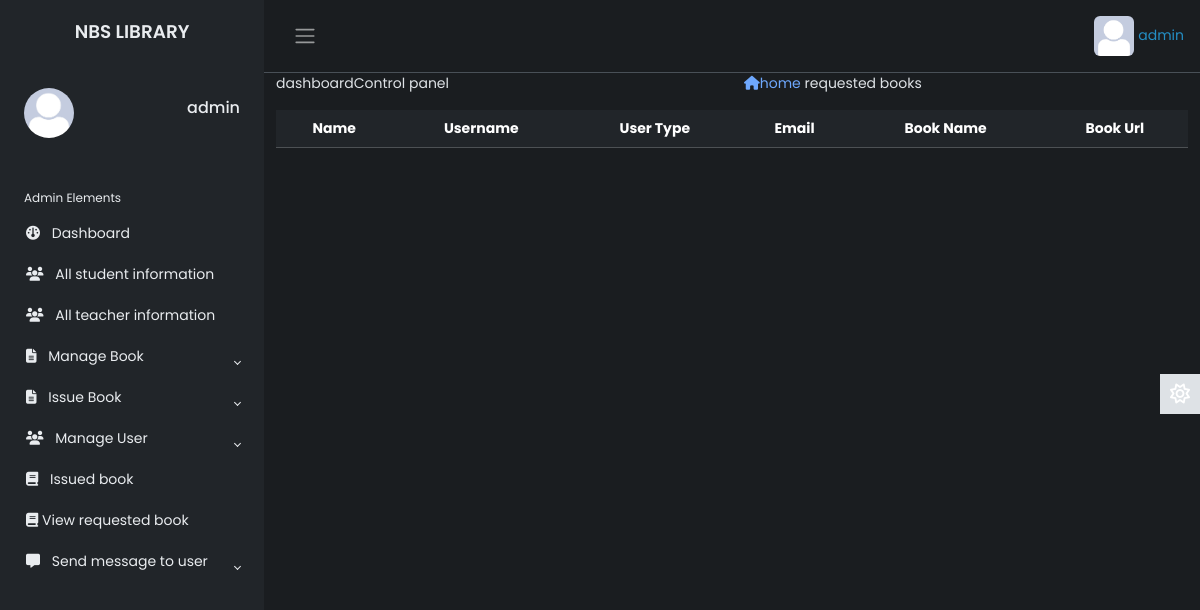
Page /Source/librarian/requested-books.php (signed in) on the earlier database version.
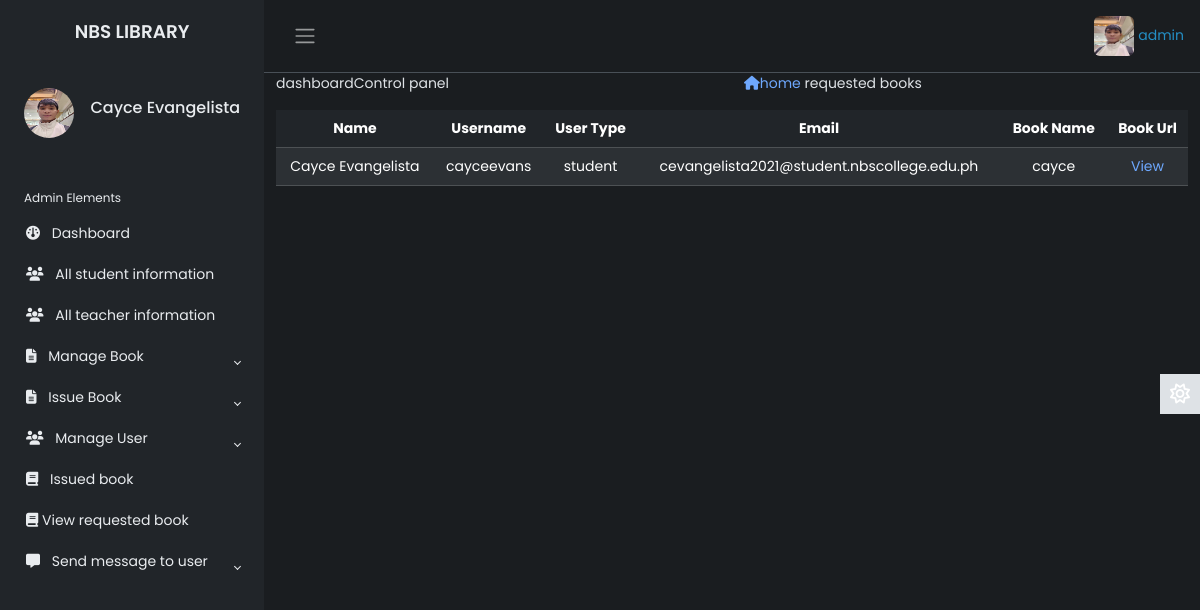
Same page on the later database version.
### tables this page shows
CREATE TABLE `lib_registration` (
  `id` int(2) NOT NULL,
  `name` varchar(50) NOT NULL,
  `username` varchar(20) NOT NULL,
  `password` varchar(20) NOT NULL,
  `email` varchar(50) NOT NULL,
  `phone` varchar(20) NOT NULL,
  `address` varchar(100) NOT NULL,
  `photo` varchar(500) NOT NULL,
  `status` varchar(7) NOT NULL
);

CREATE TABLE `request_books` (
  `id` int(10) NOT NULL,
  `name` varchar(50) NOT NULL,
  `username` varchar(50) NOT NULL,
  `email` varchar(50) NOT NULL,
  `utype` varchar(10) NOT NULL,
  `bname` varchar(50) NOT NULL,
  `burl` varchar(500) NOT NULL,
  `read1` varchar(3) NOT NULL
);

### Source/librarian/requested-books.php (the view, shortened to what the changed rows need)
       <?php
   include 'inc/header.php';
   include 'inc/connection.php';
   mysqli_query($link,"update request_books set read1='yes'");
?>
<div class="dashboard-content">
	<div class="dashboard-header">
		<div class="container">
			<div class="issued-content">
				<div class="row">
					<div class="col-md-12">
						<div class="rbook-info status">
							<table id="dtBasicExample" class="table  table-striped table-dark text-center">
								<thead>
									<tr>
										<th>Name</th>
										<th>Username</th>
										<th>User Type</th>
										<th>Email</th>
										<th>Book Name</th>
										<th>Book Url</th>
									</tr>
								</thead>
								<tbody>
                                   <?php
                                       $res= mysqli_query($link, "select * from request_books ORDER BY id DESC");
                                       while ($row=mysqli_fetch_array($res)) {
                                           $burl = $row['burl'];
                                           echo "<tr>";
                                           echo "<td>"; echo $row["name"]; echo "</td>";
                                           echo "<td>"; echo $row["username"]; echo "</td>";
                                           echo "<td>"; echo $row["utype"]; echo "</td>";
                                           echo "<td>"; echo $row["email"]; echo "</td>";
                                           echo "<td>"; echo $row["bname"]; echo "</td>";
                                           echo "<td>";
                                           ?><a href="<?php echo $burl; ?>" target="_blank">View</a><?php
                                           echo "</td>";
                                           echo "</tr>";
                                       }
                                   ?>
                                   </tbody>
							</table>
						</div>
					</div>
				</div>
			</div>
		</div>
	</div>
</div>
<?php
include 'inc/footer.php';
?>

### Source/librarian/inc/header.php (shortened to what the changed rows need)
<?php
    include 'inc/connection.php';
 ?>
<!DOCTYPE html>
<html lang="en" data-bs-theme="dark">
<head>
    <link rel="stylesheet" href="https://cdn.jsdelivr.net/npm/bootstrap@5.3.0-alpha2/dist/css/bootstrap.min.css">
    <link href="https://cdn.jsdelivr.net/npm/bootstrap@5.3.3/dist/css/bootstrap.min.css" rel="stylesheet">
    <link rel="stylesheet" href="inc/css/custom1.css">
    <link rel="stylesheet" href="inc/css/animate.css">
</head>
<body>
    <div class="wrapper">
    <aside id="sidebar" class="js-sidebar">
            <div class="h-100">
                <ul class="sidebar-nav">
                    <li class="sidebar-header">
                        <span>
                        <?php
                            $res = mysqli_query($link, "select * from lib_registration where username='".$_SESSION['username']."'");
                            while ($row = mysqli_fetch_array($res)){
                                ?><img src="<?php echo $row["photo"]; ?> " height="50px" width="50px" alt="something wrong" class="rounded-circle"></a> <?php
                            }
                        ?>
                        </span>
                        <h6 style="float: right; margin-top: 10px;">
							<?php
								$res = mysqli_query($link, "select * from lib_registration where username='".$_SESSION['username']."'");
								while ($row = mysqli_fetch_array($res)){
								$name  =  $row["name"];
								echo $name;
								}
							?>
            			</h6>
                    </li>
                    <br>
                </ul>
            </div>
        </aside>
        <div class="main">
            <nav class="navbar navbar-expand px-3 border-bottom">
                <div class="navbar-collapse navbar">
                    <ul class="navbar-nav">
                        <li class="nav-item dropdown">
								<?php
                                     $res = mysqli_query($link, "select * from lib_registration where username='".$_SESSION['username']."'");
                                     while ($row = mysqli_fetch_array($res)){
                                         ?><a href="#" data-bs-toggle="dropdown" class="nav-icon pe-md-0"><img src="<?php echo $row["photo"]; ?>" alt=""class="avatar img-fluid rounded"> <span style="color:#248fc5"><?php echo $_SESSION["username"]; ?></span></a> <?php
                                     }
                                ?>
                        </li>
                    </ul>
                </div>
            </nav>
</body>
</html>

Differences in the rows shown:
changed lib_registration: photo: a different picture; name "admin" → "Cayce Evangelista"
added request_books: name "Cayce Evangelista", username "cayceevans", utype "student", email "cevangelista2021@student.nbscollege.edu.ph", bname "cayce"
